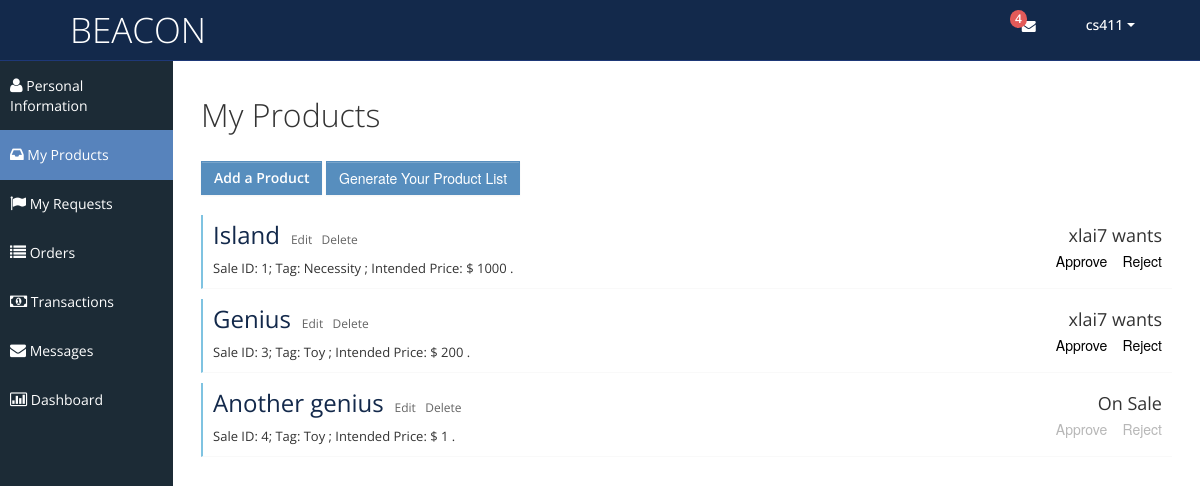
Page /myproducts.php (signed in) on the committed database.
### tables this page shows
CREATE TABLE `Sales` (
  `SaleId` int NOT NULL,
  `SellerId` varchar(50) DEFAULT NULL,
  `ProductName` varchar(50) DEFAULT NULL,
  `Tag` varchar(50) DEFAULT NULL,
  `Description` varchar(500) DEFAULT NULL,
  `Image` varchar(100) DEFAULT NULL,
  `IntendedPrice` double DEFAULT NULL,
  `OriginalPrice` double DEFAULT NULL,
  `Depreciation` int DEFAULT NULL,
  `IntendedBuyerId` varchar(50) DEFAULT NULL
);

### myproducts.php (the view, shortened to what this page needs)
<?php
	$curr_user = $_SESSION['curr_user'];
	if (empty($curr_user)) {
		$msg = "curr_user is empty";
	}
	else {
		$conn = connectDB();
		$sql = "SELECT * FROM Sales WHERE SellerId = '$curr_user'";
		$result = $conn->query($sql);
		$array = array();
		while($row = mysqli_fetch_assoc($result)){
			$array[]=$row;
		}
	}
?>
<!DOCTYPE html>
<html lang="en">
<head>
	<link id="bootstrap-style" href="css/bootstrap.min.css" rel="stylesheet">
	<link href="css/bootstrap-responsive.min.css" rel="stylesheet">
	<link id="base-style" href="css/style.css" rel="stylesheet">
	<link id="base-style-responsive" href="css/style-responsive.css" rel="stylesheet">
</head>
<body>
	<div class="navbar">
		<div class="navbar-inner">
			<div class="container-fluid">
				<a class="brand" href="index.php"><span>BEACON</span></a>
				<div class="nav-no-collapse header-nav">
					<ul class="nav pull-right">
						<li class="dropdown hidden-phone">
							<a class="btn dropdown-toggle" data-toggle="dropdown" href="#">
								<i class="icon-envelope"></i>
								<span class="badge red"> 4 </span>
							</a>
						</li>
						<li class="dropdown">
							<a class="btn dropdown-toggle" data-toggle="dropdown" href="#">
								<span><?php echo $curr_user; ?></span>
								<span class="caret"></span>
							</a>
						</li>
					</ul>
				</div>
			</div>
		</div>
	</div>
	<div class="container-fluid-full">
	<div class="row-fluid">
	<div id="sidebar-left" class="span2">
		<div class="nav-collapse sidebar-nav">
			<ul class="nav nav-tabs nav-stacked main-menu">
				<li><a href="myprofile.php"><i class="icon-user"></i><span class="hidden-tablet"> Personal Information</span></a></li>
				<li><a href="myproducts.php"><i class="icon-inbox"></i><span class="hidden-tablet"> My Products</span></a></li>
				<li><a href="myrequests.php"><i class="icon-flag"></i><span class="hidden-tablet"> My Requests</span></a></li>
				<li><a href="myorders.php"><i class="icon-list"></i><span class="hidden-tablet"> Orders</span></a></li>
				<li><a href="mytransactions.php"><i class="icon-money"></i><span class="hidden-tablet"> Transactions</span></a></li>
				<li><a href="mymessages.php"><i class="icon-envelope"></i><span class="hidden-tablet"> Messages</span></a></li>
				<li><a href="dashboard.php"><i class="icon-bar-chart"></i><span class="hidden-tablet"> Dashboard</span></a></li>
			</ul>
		</div>
	</div>
	<div id="content" class="span10">
		<div class="row-fluid">
			<div class="span12">
				<h1>My Products</h1> </br>
				<a href= "post_product.php" type="btn" class="btn btn-primary" style="font-weight:600;">Add a Product</a>
				<button type="btn" class="btn btn-primary">Generate Your Product List</button></br>
				<?php foreach($array as $val): ?>
				<div class="task none" style="margin-top:10px;">
					<div class="desc">
						<span class="title">
							<a href="single-product.php?Id=<?php echo $val['SaleId'];?>&choosedb=Sales" style="color:#13294B;font-size:x-large;"><?php echo $val['ProductName']; ?></a>
						</span>&nbsp;
						<a href="edit_product.php?id=<?php echo $val['SaleId'];?>" style="font-size:12px;">Edit </a>&nbsp;
						<a href="javascript:void(0);" onclick="delete_post(<?php echo $val['SaleId']; ?>, 'Sales')" style="font-size:12px;">Delete</a>
						<div style="font-size:13px; margin-top:8px;">
							Sale ID: <?php echo $val['SaleId']; ?>;
							Tag: <?php echo $val['Tag']; ?> ;
							Intended Price: $ <?php echo $val['IntendedPrice']; ?> .
						</div>
					</div>
					<div class="time">
						<div class="date"> <?php echo $val['IntendedBuyerId']==null ? "On Sale": $val['IntendedBuyerId']." wants"; ?> </div>
						<div>
							<button type="querybtn" style="border:none; background:none;" onclick="approve_sale(<?php echo $val['SaleId']; ?>)" <?php echo $val['IntendedBuyerId']==null ? 'disabled':'' ?> >Approve</button>
							<button type="querybtn" style="border:none; background:none;margin-right:-6px;" onclick="reject_sale(<?php echo $val['SaleId']; ?>)" <?php echo $val['IntendedBuyerId']==null ? 'disabled':'' ?> >Reject</button>
						</div>
					</div>
				</div>
				<?php endforeach; ?>
			</div>
		</div>
	</div>
	</div>
	</div>
</body>
</html>

### css/style.css (style rules this page uses)
.red, .red [class="box-header"], .red.box, .slider.red .ui-slider-range, .progress.red .ui-progressbar-value, .sliderVertical.red .ui-slider-range, .progressSlim.red .ui-progressbar-value, .label-important, .badge-important { background: #E25A59 !important; border-color: #E25A59 !important; color: #fff; }
body { background: #F5F5F5; color: #333; border: none; font-family: 'Open Sans', sans-serif; font-weight: 400; }
a { color: #646464; }
h1 { font-size: 32px; line-height: 32px; font-weight: 300; }
.navbar { margin-bottom: 0px; }
.navbar-inner { margin-bottom: 0px; min-height: 60px; padding-right: 20px; padding-left: 20px; background: #13294b; filter: none; text-shadow: 1px 1px 1px #13294b; border: none; color: #fff; -webkit-border-radius: 0px; -moz-border-radius: 0px; border-radius: 0px; *zoom: 1; border-bottom: 1px solid #1e3877; }
.navbar-inner a { color: #7b7b7b; text-shadow: 0 -1px 1px #1e3877; }
.navbar-inner a i { margin-top: 2px; }
a.brand span { color: #fff; text-shadow: none; }
.header-nav { padding: 0px; color: #fff !important; background: #000 !important; }
.header-nav .nav { margin: 0px; }
.header-nav .btn { display: inline-block; padding: 21px 20px; margin-top: 0px; margin-left: 0px; font-size: 14px; line-height: 20px; text-align: center; text-shadow: none; vertical-align: middle; cursor: pointer; background: transparent; border-left: none; border-right: none; border-top: 0px; border-bottom: 0px; -webkit-border-radius: 0px; -moz-border-radius: 0px; border-radius: 0px; -webkit-box-shadow: none !important; -moz-box-shadow: none !important; box-shadow: none !important; }
.header-nav a.btn { color: #fff !important; text-shadow: none !important; padding: 15px 25px !important; }
.header-nav .btn .caret { border-top-color: #fff !important; border-bottom-color: #fff !important; }
#sidebar-left { background: #1C2B36; }
.sidebar-nav > ul { margin: 0px; padding-bottom: 1px; font-size: 14px; }
.nav-tabs.nav-stacked > li > a, .nav-tabs.nav-stacked > li > ul > li > a { padding: 15px 10px 14px 10px; color: #fff; border-top: none; border-bottom: 1px solid transparent; border-left: none; border-right: none; text-decoration: none; -webkit-border-radius: 0px; -moz-border-radius: 0px; border-radius: 0px; }
.nav-tabs.nav-stacked > li:last-child > a { border-bottom: 1px solid transparent; }
.nav-tabs.nav-stacked > li > a > i, .nav-tabs.nav-stacked > li > ul > li > a > i { opacity: 1; filter: alpha(opacity=100); -ms-filter:"progid:DXImageTransform.Microsoft.Alpha(Opacity=100)"; font-size: 16px; }
.nav-tabs.nav-stacked > li.active > a, .nav-tabs.nav-stacked > li > ul > li.active > a { background: #5783bc; border-bottom: 1px solid #5783bc; }
.nav-tabs.nav-stacked > li:first-child > a { margin: 0px 0px 0px 0px; -webkit-border-radius: 0px; -moz-border-radius: 0px; border-radius: 0px; }
.nav-tabs.nav-stacked > li:last-child > a { -webkit-border-radius: 0px; -moz-border-radius: 0px; border-radius: 0px; }
#content { background: #ffffff; filter: none; min-height: 100%; padding: 20px 20px; position: relative; }
.label, .badge { text-shadow: none; font-family: 'Open Sans', sans-serif; font-weight: 600; font-size: 12px; padding: 3px 6px; }
.btn { display: inline-block; padding: 6px 12px; margin-bottom: 10px; font-size: 14px; font-weight: 500; line-height: 20px; text-align: center; white-space: nowrap; vertical-align: middle; cursor: pointer; border: 1px solid #a7a9aa; -webkit-border-radius: 0px !important; border-radius: 0px !important; }
.btn i { margin-top: 2px; }
.btn { color: #ffffff; background-color: #a7a9aa; border-color: #a7a9aa; background-image: none; filter: none; text-shadow: none; }
.btn-primary { background-color: #578EBE; border-color: #578EBE; }
button:disabled, button[disabled] { border: none; background: none; cursor: not-allowed; }
.task { border-bottom: 1px solid #f9f9f9; margin-bottom: 1px; }
.task.none { border-left: 2px solid #7fc3e1; }
.task .desc { display: inline-block; width: 75%; padding: 10px 10px; font-size: 12px; }
.task .desc .title { font-size: 18px; margin-bottom: 5px; }
.task .time { display: inline-block; float: right; width: 15%; padding: 10px 10px 10px 0px; font-size: 12px; text-align: right; }
.task .time .date { font-size: 18px; margin-bottom: 5px; }
.header-nav .badge { position: absolute; top: 10px; right: 34px; font-weight: 300px; padding: 2px 5px; }
.navbar .brand { margin: 10px; font-size: 35px; }

### css/halflings.css (style rules this page uses)
html, html .halflings { -webkit-font-smoothing: antialiased !important; }

### rows in the picture
sales: ProductName "Island", SaleId "1", Tag "Necessity", IntendedPrice "1000", IntendedBuyerId "xlai7"
sales: ProductName "Genius", SaleId "3", Tag "Toy", IntendedPrice "200", IntendedBuyerId "xlai7"
sales: ProductName "Another genius", SaleId "4", Tag "Toy", IntendedPrice "1", shows "On Sale"

### other values in the picture
$curr_user "cs411"
